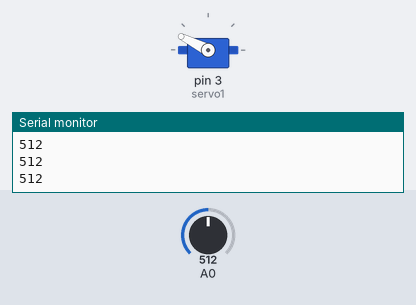
Bench run of a sketch on a simulated Arduino Uno, built with avr-gcc and run on an emulated ATmega328P. On the bench: servo, the last lines printed to the serial monitor. Inputs (shaded band) come from the test bench; at power-on: A0 = 512.

Above: at 1.2 s.
1.3 s: A0 set to 716
At 2.0 s:
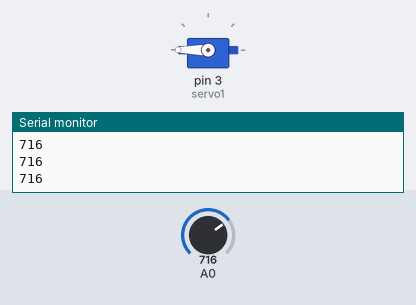
2.8 s: A0 set to 306
At 4.0 s:
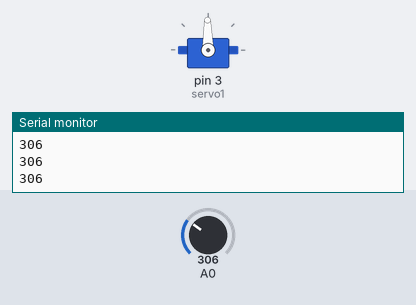
4.3 s: A0 set to 122
At 5.5 s:
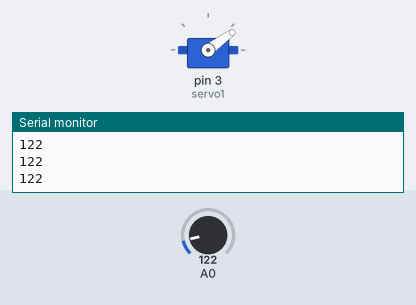
5.8 s: A0 set to 0
At 6.5 s:
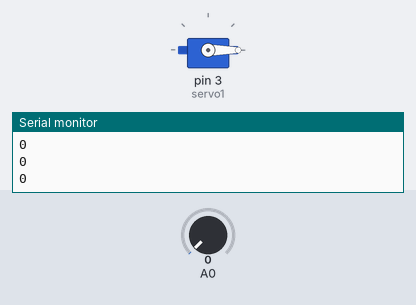
7.3 s: A0 set to 511
At 7.7 s:
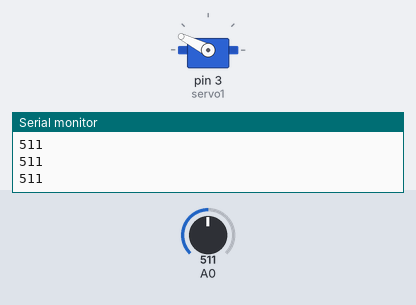
8.8 s: A0 set to 900
At 9.8 s:
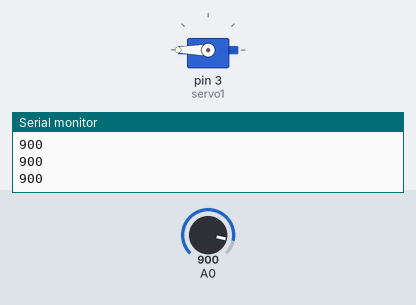
Timing chart, 0 to 11.3 s (numbered marks = the images above; inputs shaded):
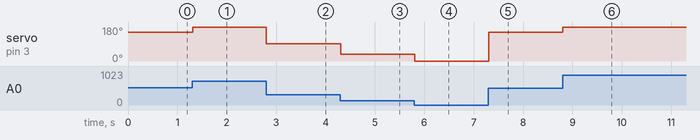

Measured:
- after the input at 1.3 s, servo on pin 3 (servo1): 153° → 180° at once
- after the input at 2.8 s, servo on pin 3 (servo1): 180° → 91° at once
- after the input at 4.3 s, servo on pin 3 (servo1): 91° → 36° at once
- after the input at 5.8 s, servo on pin 3 (servo1): 36° → 0° at once
- after the input at 7.3 s, servo on pin 3 (servo1): 0° → 153° at once
- after the input at 8.8 s, servo on pin 3 (servo1): 153° → 180° at once

The sketch:

servo_potenc.ino
```cpp
#include <Servo.h>

Servo servo1;

void setup() {
  servo1.attach(3);
  Serial.begin(19200);
}

void loop() {
  int angle = analogRead(0); // Lê o valor do potenciômetro

  Serial.println(angle); // imprime valor do potenciometro

  angle=map(angle, 0, 600, 0, 180); // Mapeia os valores de 0 a 180 graus

  servo1.write(angle); // informa o valor para o servo

  delay(15); // delay para dar tempo ao servo

}
```
